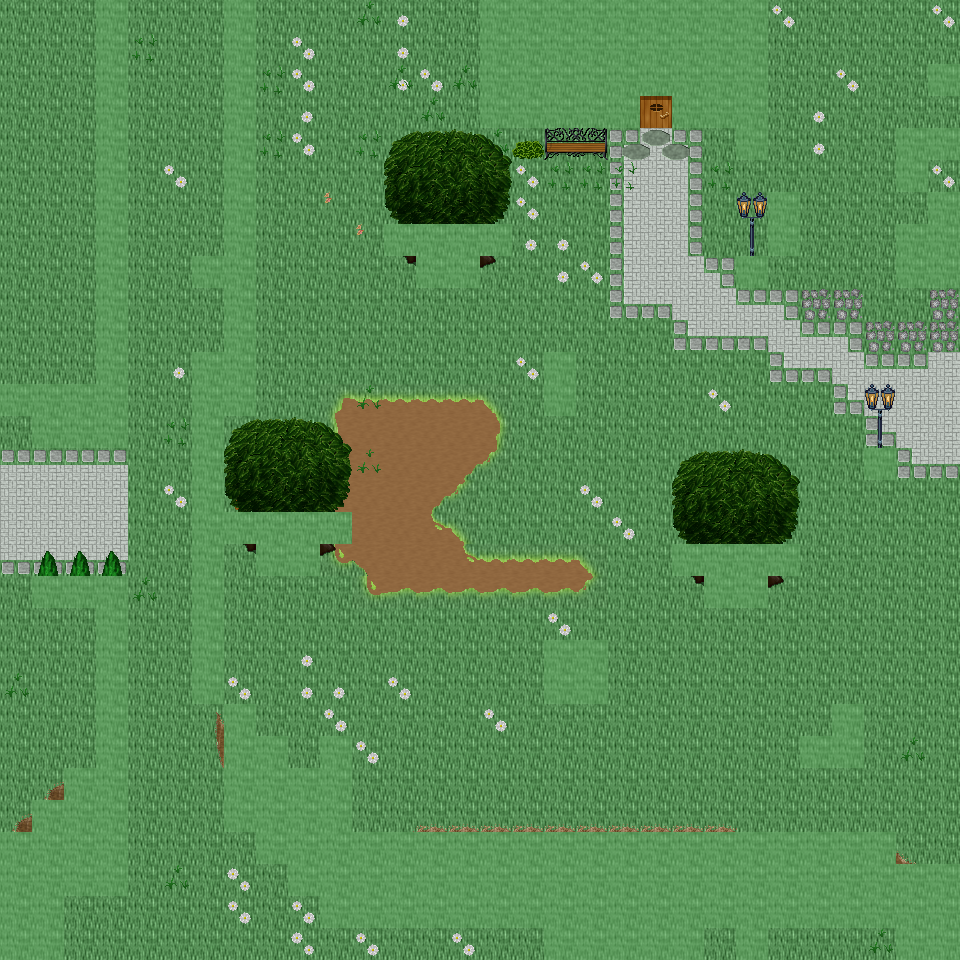

Tiled map render using the project's own tile images. Description and the map definition, with tile-layer contents summarised, below:
An orthogonal 30x30 tile map with 32x32 px tiles, 6 tile layers (Ground, Object, Object2, Above, ...), 41 tilesets and 9 objects (9x mapExit).

<map version="1.0" orientation="orthogonal" renderorder="right-down" width="30" height="30" tilewidth="32" tileheight="32" nextobjectid="10">
  <tileset firstgid="1" name="tileset_ground_ground" tilewidth="32" tileheight="32" tilecount="33" columns="3">
    <image source="../drawable/tileset_ground_ground.png" width="96" height="352" />
  </tileset>
  <tileset firstgid="34" name="tileset_ground_cobbled_paving" tilewidth="32" tileheight="32" tilecount="1" columns="1">
    <image source="../drawable/tileset_ground_cobbled_paving.png" width="32" height="32" />
  </tileset>
  <tileset firstgid="35" name="tileset_plant_grasses" tilewidth="32" tileheight="32" tilecount="6" columns="3">
    <image source="../drawable/tileset_plant_grasses.png" width="96" height="64" />
  </tileset>
  <tileset firstgid="41" name="tileset_plant_flower_daisy_white" tilewidth="32" tileheight="32" tilecount="8" columns="2">
    <image source="../drawable/tileset_plant_flower_daisy_white.png" width="64" height="128" />
  </tileset>
  <tileset firstgid="49" name="tileset_ground_ridge_earth_pale" tilewidth="32" tileheight="32" tilecount="96" columns="12">
    <image source="../drawable/tileset_ground_ridge_earth_pale.png" width="384" height="256" />
  </tileset>
  <tileset firstgid="145" name="tileset_plant_leaves" tilewidth="32" tileheight="32" tilecount="8" columns="4">
    <image source="../drawable/tileset_plant_leaves.png" width="128" height="64" />
  </tileset>
  <tileset firstgid="153" name="tileset_ground_grass_edges" tilewidth="32" tileheight="32" tilecount="36" columns="12">
    <image source="../drawable/tileset_ground_grass_edges.png" width="384" height="96" />
  </tileset>
  <tileset firstgid="189" name="tileset_ground_grass_corners" tilewidth="32" tileheight="32" tilecount="24" columns="6">
    <image source="../drawable/tileset_ground_grass_corners.png" width="192" height="128" />
  </tileset>
  <tileset firstgid="213" name="tileset_building_roof_blue" tilewidth="32" tileheight="32" tilecount="20" columns="5">
    <image source="../drawable/tileset_building_roof_blue.png" width="160" height="128" />
  </tileset>
  <tileset firstgid="233" name="tileset_building_wall_wall_brown" tilewidth="32" tileheight="32" tilecount="12" columns="3">
    <image source="../drawable/tileset_building_wall_wall_brown.png" width="96" height="128" />
  </tileset>
  <tileset firstgid="245" name="tileset_plant_tree_tree_darkgreen" tilewidth="32" tileheight="32" tilecount="88" columns="8">
    <image source="../drawable/tileset_plant_tree_tree_darkgreen.png" width="256" height="352" />
  </tileset>
  <tileset firstgid="333" name="tileset_building_roof_red" tilewidth="32" tileheight="32" tilecount="20" columns="5">
    <image source="../drawable/tileset_building_roof_red.png" width="160" height="128" />
  </tileset>
  <tileset firstgid="353" name="tileset_plant_bush_bushes" tilewidth="32" tileheight="32" tilecount="10" columns="5">
    <image source="../drawable/tileset_plant_bush_bushes.png" width="160" height="64" />
  </tileset>
  <tileset firstgid="363" name="tileset_building_window_window_left" tilewidth="32" tileheight="32" tilecount="2" columns="2">
    <image source="../drawable/tileset_building_window_window_left.png" width="64" height="32" />
  </tileset>
  <tileset firstgid="365" name="tileset_building_window_window_right" tilewidth="32" tileheight="32" tilecount="2" columns="2">
    <image source="../drawable/tileset_building_window_window_right.png" width="64" height="32" />
  </tileset>
  <tileset firstgid="367" name="tileset_building_door_door_n" tilewidth="32" tileheight="32" tilecount="6" columns="3">
    <image source="../drawable/tileset_building_door_door_n.png" width="96" height="64" />
  </tileset>
  <tileset firstgid="373" name="tileset_ground_green_paving_4" tilewidth="32" tileheight="32" tilecount="3" columns="3">
    <image source="../drawable/tileset_ground_green_paving_4.png" width="96" height="32" />
  </tileset>
  <tileset firstgid="376" name="tileset_item_postbox" tilewidth="32" tileheight="32" tilecount="4" columns="2">
    <image source="../drawable/tileset_item_postbox.png" width="64" height="64" />
  </tileset>
  <tileset firstgid="380" name="tileset_plant_bush_hedge" tilewidth="32" tileheight="32" tilecount="35" columns="5">
    <image source="../drawable/tileset_plant_bush_hedge.png" width="160" height="224" />
  </tileset>
  <tileset firstgid="415" name="tileset_building_door_closed" tilewidth="32" tileheight="32" tilecount="1" columns="1">
    <image source="../drawable/tileset_building_door_closed.png" width="32" height="32" />
  </tileset>
  <tileset firstgid="416" name="tileset_building_decoration_rocks_2" tilewidth="32" tileheight="32" tilecount="2" columns="1">
    <image source="../drawable/tileset_building_decoration_rocks_2.png" width="32" height="64" />
  </tileset>
  <tileset firstgid="418" name="tileset_plant_stump_rectangular" tilewidth="32" tileheight="32" tilecount="4" columns="2">
    <image source="../drawable/tileset_plant_stump_rectangular.png" width="64" height="64" />
  </tileset>
  <tileset firstgid="422" name="tileset_plant_stump_stump_purple" tilewidth="32" tileheight="32" tilecount="4" columns="2">
    <image source="../drawable/tileset_plant_stump_stump_purple.png" width="64" height="64" />
  </tileset>
  <tileset firstgid="426" name="tileset_building_fence_fence_chunky" tilewidth="32" tileheight="32" tilecount="21" columns="3">
    <image source="../drawable/tileset_building_fence_fence_chunky.png" width="96" height="224" />
  </tileset>
  <tileset firstgid="447" name="tileset_plant_stump_small_stump" tilewidth="32" tileheight="32" tilecount="4" columns="2">
    <image source="../drawable/tileset_plant_stump_small_stump.png" width="64" height="64" />
  </tileset>
  <tileset firstgid="451" name="tileset_building_decoration_chimney" tilewidth="32" tileheight="32" tilecount="2" columns="1">
    <image source="../drawable/tileset_building_decoration_chimney.png" width="32" height="64" />
  </tileset>
  <tileset firstgid="453" name="tileset_logic_item_sheepfood" tilewidth="32" tileheight="32" tilecount="1" columns="1">
    <image source="../drawable/tileset_logic_item_sheepfood.png" width="32" height="32" />
  </tileset>
  <tileset firstgid="454" name="tileset_logic_portal" tilewidth="32" tileheight="32" tilecount="24" columns="8">
    <image source="../drawable/tileset_logic_portal.png" width="256" height="96" />
  </tileset>
  <tileset firstgid="478" name="tileset_logic_item_sign" tilewidth="32" tileheight="32" tilecount="1" columns="1">
    <image source="../drawable/tileset_logic_item_sign.png" width="32" height="32" />
  </tileset>
  <tileset firstgid="479" name="tileset_logic_creature_sheep" tilewidth="32" tileheight="32" tilecount="1" columns="1">
    <image source="../drawable/tileset_logic_creature_sheep.png" width="32" height="32" />
  </tileset>
  <tileset firstgid="480" name="tileset_logic_collision" tilewidth="32" tileheight="32" tilecount="1" columns="1">
    <image source="../drawable/tileset_logic_collision.png" width="32" height="32" />
  </tileset>
  <tileset firstgid="481" name="tileset_logic_protection" tilewidth="32" tileheight="32" tilecount="2" columns="2">
    <image source="../drawable/tileset_logic_protection.png" width="64" height="32" />
  </tileset>
  <tileset firstgid="483" name="tileset_logic_creature_rodent" tilewidth="32" tileheight="32" tilecount="8" columns="8">
    <image source="../drawable/tileset_logic_creature_rodent.png" width="256" height="32" />
  </tileset>
  <tileset firstgid="491" name="tileset_furniture_chair_bench_iron" tilewidth="32" tileheight="32" tilecount="4" columns="2">
    <image source="../drawable/tileset_furniture_chair_bench_iron.png" width="64" height="64" />
  </tileset>
  <tileset firstgid="495" name="tileset_ground_green_paving" tilewidth="32" tileheight="32" tilecount="18" columns="3">
    <image source="../drawable/tileset_ground_green_paving.png" width="96" height="192" />
  </tileset>
  <tileset firstgid="513" name="tileset_building_fence_palisade" tilewidth="32" tileheight="32" tilecount="84" columns="6">
    <image source="../drawable/tileset_building_fence_palisade.png" width="192" height="448" />
  </tileset>
  <tileset firstgid="597" name="tileset_furniture_light_lamp_blue" tilewidth="32" tileheight="32" tilecount="3" columns="1">
    <image source="../drawable/tileset_furniture_light_lamp_blue.png" width="32" height="96" />
  </tileset>
  <tileset firstgid="600" name="tileset_light_light_5x5" tilewidth="32" tileheight="32" tilecount="25" columns="5">
    <image source="../drawable/tileset_light_light_5x5.png" width="160" height="160" />
  </tileset>
  <tileset firstgid="625" name="tileset_light_dim_light_7x5" tilewidth="32" tileheight="32" tilecount="35" columns="7">
    <image source="../drawable/tileset_light_dim_light_7x5.png" width="224" height="160" />
  </tileset>
  <tileset firstgid="660" name="tileset_plant_flower_flowers_mixed" tilewidth="32" tileheight="32" tilecount="16" columns="4">
    <image source="../drawable/tileset_plant_flower_flowers_mixed.png" width="128" height="128" />
  </tileset>
  <tileset firstgid="676" name="tileset_light_door_light" tilewidth="32" tileheight="32" tilecount="12" columns="3">
    <image source="../drawable/tileset_light_door_light.png" width="96" height="128" />
  </tileset>
  <layer name="Ground" width="30" height="30">
    <data>[900 cells, 900 non-empty, 4 distinct tile ids]</data>
  </layer>
  <layer name="Object" width="30" height="30">
    <data>[900 cells, 270 non-empty, 63 distinct tile ids]</data>
  </layer>
  <layer name="Object2" width="30" height="30">
    <data>[900 cells, 132 non-empty, 33 distinct tile ids]</data>
  </layer>
  <layer name="Above" width="30" height="30">
    <data>[900 cells, 83 non-empty, 31 distinct tile ids]</data>
  </layer>
  <layer name="Above2" width="30" height="30">
    <data>[900 cells, 2 non-empty, 2 distinct tile ids]</data>
  </layer>
  <layer name="Walkable" width="30" height="30">
    <data>[900 cells, 226 non-empty, 1 distinct tile ids]</data>
  </layer>
  <objectgroup name="MapEvents">
    <object id="1" name="north" type="mapExit" x="0" y="0" width="96" height="32">
      <properties>
        <property name="map" value="level_0_x61_y21" />
        <property name="x" value="0" />
        <property name="y" value="28" />
      </properties>
    </object>
    <object id="2" name="north2" type="mapExit" x="128" y="0" width="96" height="32">
      <properties>
        <property name="map" value="level_0_x61_y21" />
        <property name="x" value="4" />
        <property name="y" value="28" />
      </properties>
    </object>
    <object id="3" name="north3" type="mapExit" x="256" y="0" width="224" height="32">
      <properties>
        <property name="map" value="level_0_x61_y21" />
        <property name="x" value="8" />
        <property name="y" value="28" />
      </properties>
    </object>
    <object id="4" name="north4" type="mapExit" x="768" y="0" width="192" height="32">
      <properties>
        <property name="map" value="level_0_x61_y21" />
        <property name="x" value="24" />
        <property name="y" value="28" />
      </properties>
    </object>
    <object id="5" name="south" type="mapExit" x="64" y="928" width="480" height="32">
      <properties>
        <property name="map" value="level_0_x61_y23" />
        <property name="x" value="2" />
        <property name="y" value="1" />
      </properties>
    </object>
    <object id="6" name="south2" type="mapExit" x="704" y="928" width="32" height="32">
      <properties>
        <property name="map" value="level_0_x61_y23" />
        <property name="x" value="22" />
        <property name="y" value="1" />
      </properties>
    </object>
    <object id="7" name="south3" type="mapExit" x="768" y="928" width="128" height="32">
      <properties>
        <property name="map" value="level_0_x61_y23" />
        <property name="x" value="24" />
        <property name="y" value="1" />
      </properties>
    </object>
    <object id="8" name="west" type="mapExit" x="0" y="0" width="32" height="384">
      <properties>
        <property name="map" value="level_0_x60_y22" />
        <property name="x" value="28" />
        <property name="y" value="0" />
      </properties>
    </object>
    <object id="9" name="west2" type="mapExit" x="0" y="416" width="32" height="416">
      <properties>
        <property name="map" value="level_0_x60_y22" />
        <property name="x" value="28" />
        <property name="y" value="13" />
      </properties>
    </object>
  </objectgroup>
</map>
